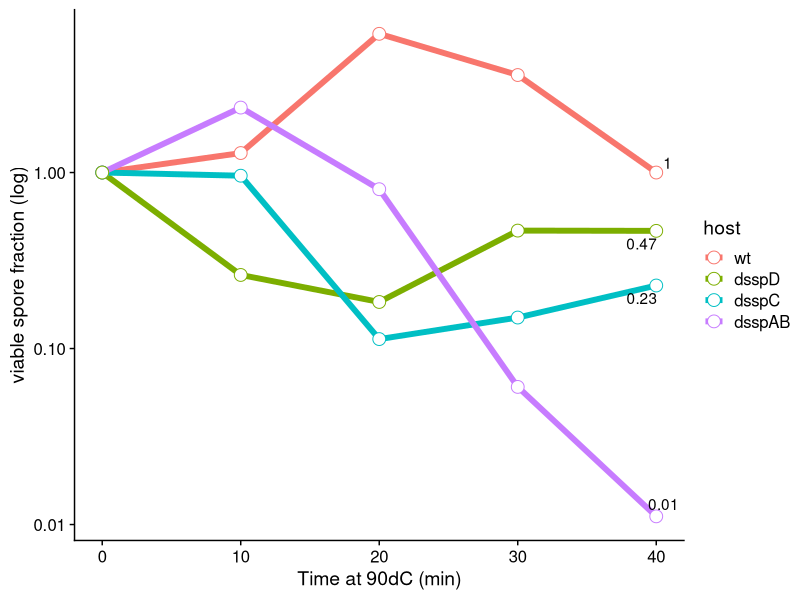
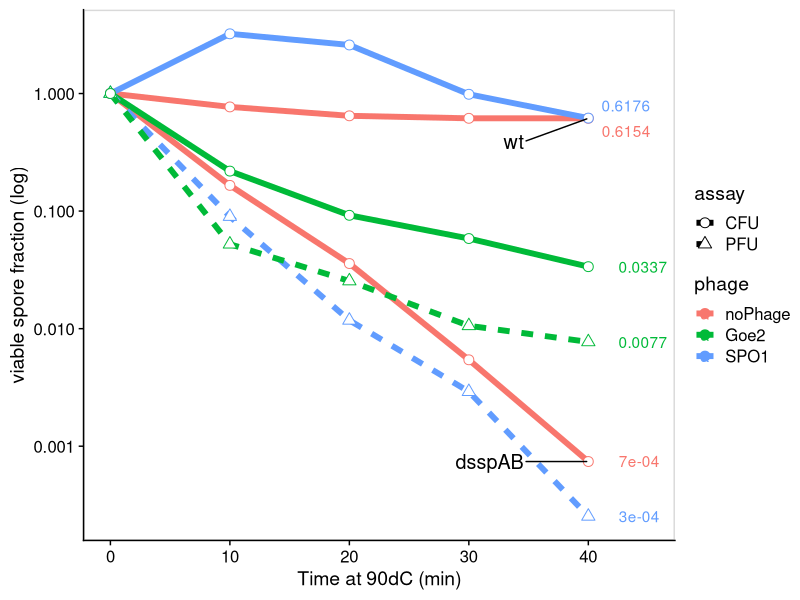
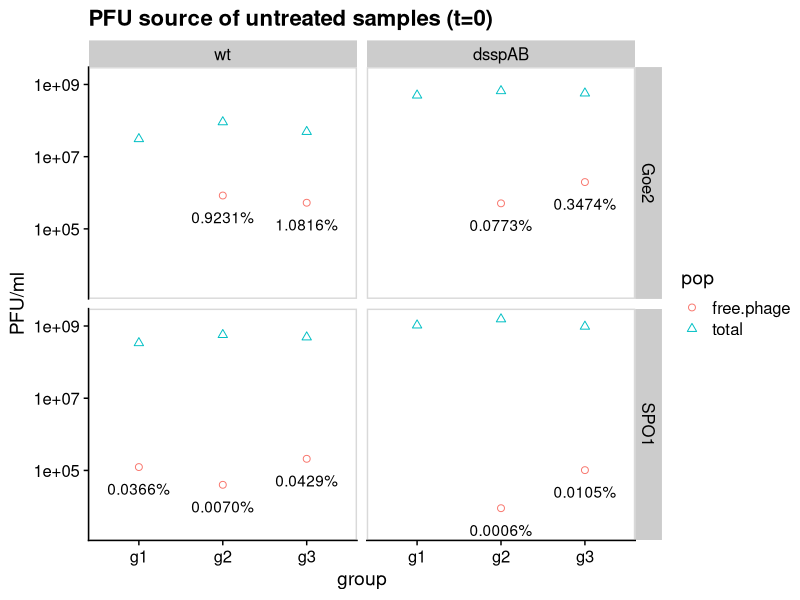
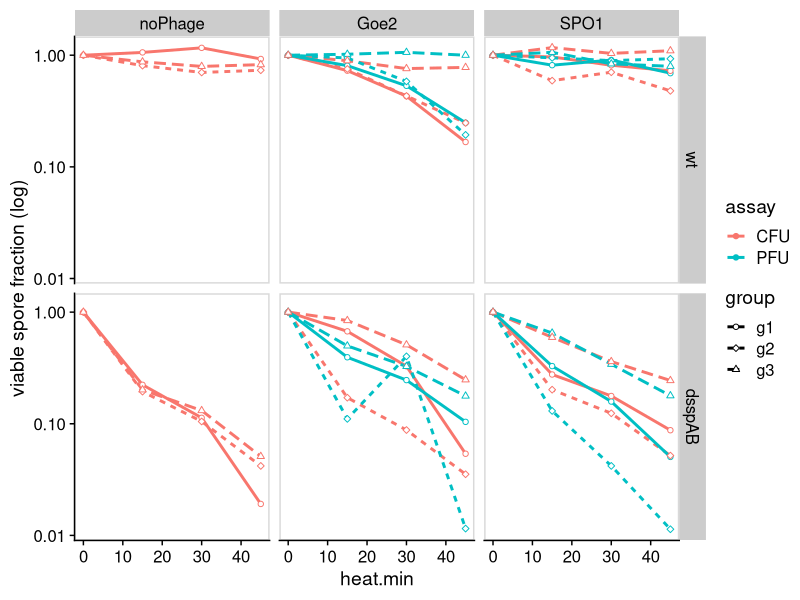
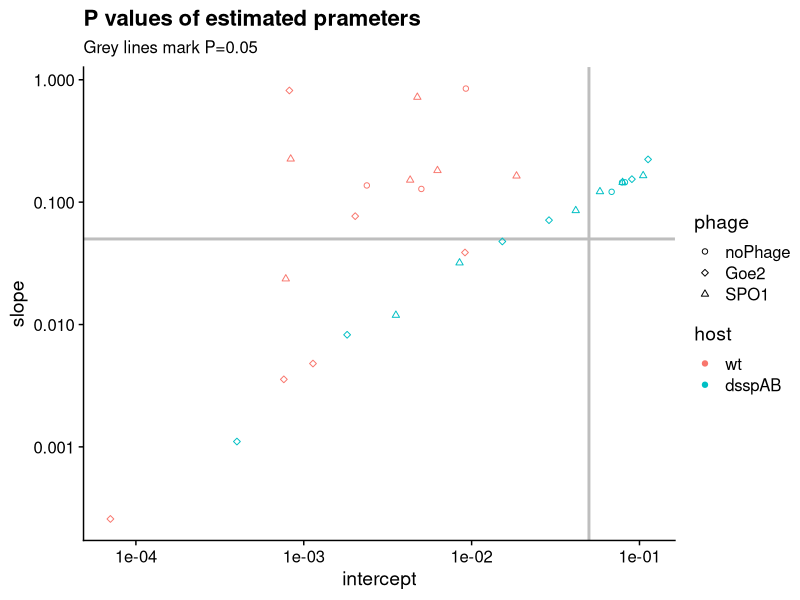
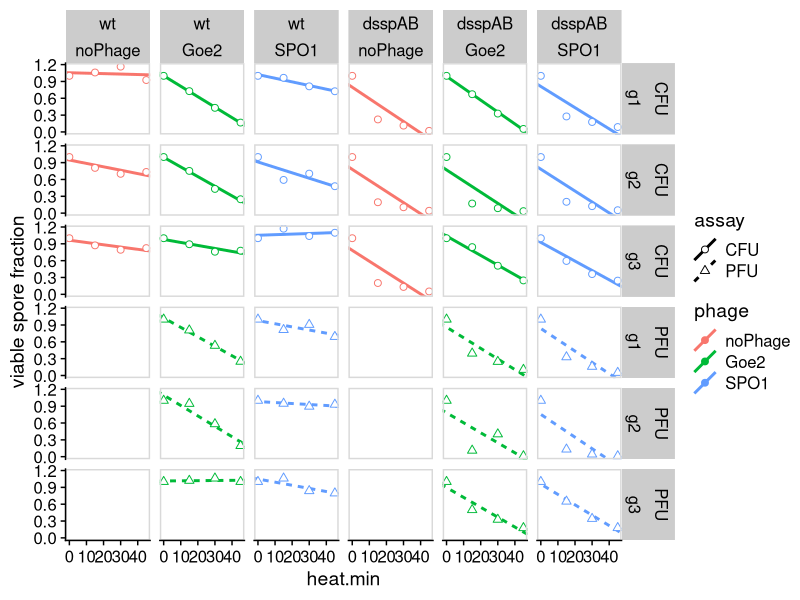
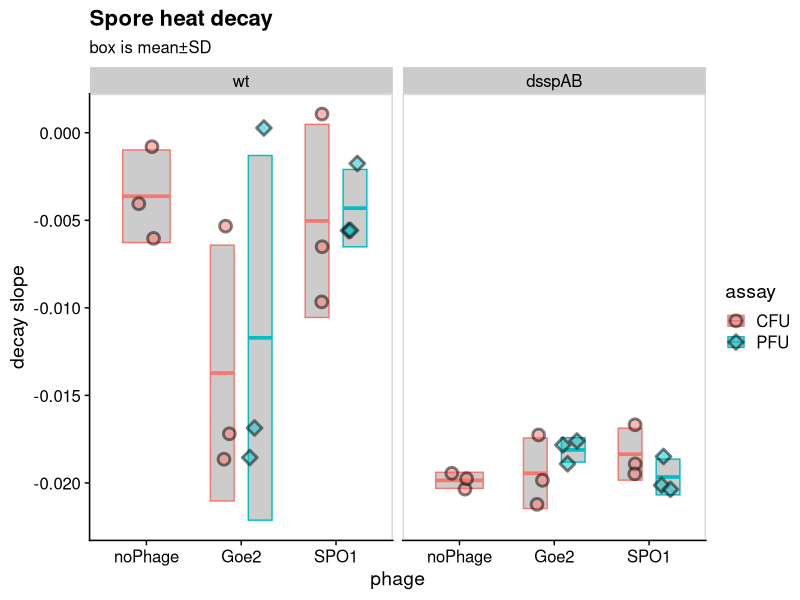
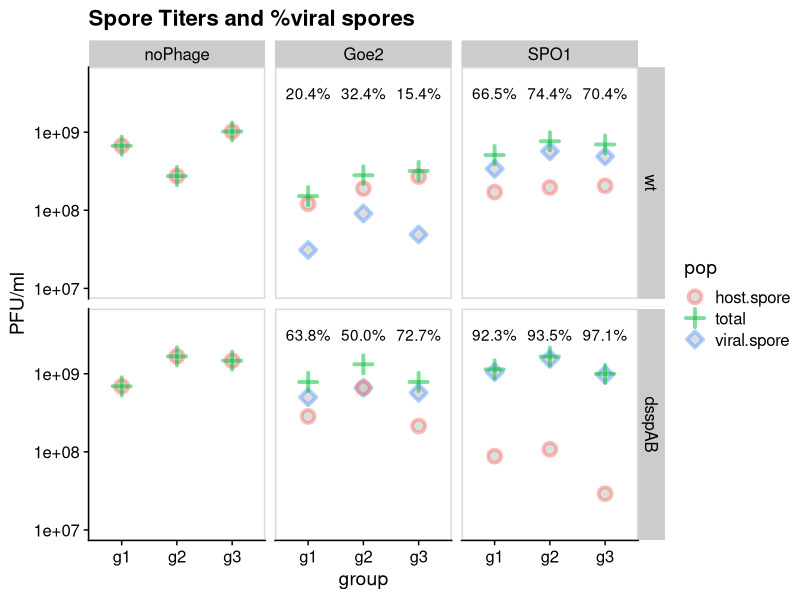

Reproduce these figures in R, in order.
## ---- chunk 1
library(tidyverse, quietly = T)
library(broom)
library(cowplot, quietly = T)
library(here)
library(ggrepel)
library(scales)
# set_here("../")

## ---- chunk 2
d <- read_csv(here("data","ssp_data.csv"))%>%
  mutate(group=str_replace(group, "group.","g"))
## ---- chunk 3
d%>%
  mutate(host=fct_rev(host))%>%
  filter(!filter)%>%
  filter(date==20200118)%>%
  #there are 4 rows with data marked as "TMC" (=Too Many to Count) 
  # these are coerced into NA
  mutate(counts=as.numeric(counts ))%>%
  mutate(no.ml = counts/(dilution*ml.plated))%>%
  # group_by(host)%>%
  mutate(perc = no.ml/no.ml[heat.min==0])%>%
  ggplot(aes(x=heat.min, y=perc))+
    # geom_smooth(aes(color=host),method = "lm", se=F, size=2)+
    geom_line(aes(color=host), size=2)+
    geom_point(aes(color=host),size=4, shape=21, fill="white")+
    geom_text_repel(data=.%>%filter(heat.min>35),aes(label=perc%>%round(digits = 2)))+
  scale_y_log10()+
  theme_cowplot()+
  ylab("viable spore fraction (log)")+
  xlab("Time at 90dC (min)")
## ---- chunk 4
d%>%
  mutate(phage=fct_relevel(phage,c("noPhage","Goe2", "SPO1")))%>%
  mutate(host=fct_rev(host))%>%
  filter(host=="wt"|host=="dsspAB")%>%
  filter(date!=20200118)%>%
  filter(!filter)%>%
  filter(group=="preliminary")%>%
  #there are 4 rows with data marked as "TMC" (=Too Many to Count) 
  # these are coerced into NA
  mutate(counts=as.numeric(counts ))%>%
  mutate(no.ml = counts/(dilution*ml.plated))%>%
  group_by(host,phage,assay, date)%>%
  mutate(perc = no.ml/no.ml[heat.min==0])%>%
  ggplot(aes(x=heat.min, y=perc))+
    geom_line(aes(group=interaction(date,assay, host),color=phage, linetype=assay), size=2)+
    geom_point(aes(group=interaction(date,assay, host),color=phage, shape=assay), size=3, fill="white")+
  scale_y_log10()+
  scale_shape_manual(values = c(21,24))+
      geom_text_repel(data=.%>%filter(heat.min>35),aes(x=heat.min+2,label=perc%>%round(digits = 4),color=phage), xlim = c(40, NA) )+
    geom_text_repel(data=.%>%filter(heat.min>35 & phage=="noPhage"),aes(label=host),size=5,xlim = c(NA,35), ylim = c(NA,log10(0.5)))+
  theme_cowplot()+
  panel_border()+
  ylab("viable spore fraction (log)")+
  xlab("Time at 90dC (min)")+
  xlim(0,45)
## ---- chunk 5
d%>%
  mutate(phage=fct_relevel(phage,c("noPhage","Goe2", "SPO1")))%>%
  mutate(host=fct_rev(host))%>%
  filter(host=="wt"|host=="dsspAB")%>%
  filter(group!="preliminary")%>%
  filter(heat.min==0)%>%
  filter(assay=="PFU")%>%
  #there are 4 rows with data marked as "TMC" (=Too Many to Count) 
  # these are coerced into NA
  mutate(counts=as.numeric(counts))%>%
  mutate(no.ml = counts/(dilution*ml.plated))%>%
  pivot_wider(id_cols = c("host","phage","group"), names_from="filter", values_from="no.ml")%>%
  rename(free.phage=`TRUE`, total=`FALSE`)%>%
    mutate(perc.free=percent(free.phage/total))%>%
  ggplot(aes(x=group))+
  geom_point(data = .%>%pivot_longer(c("total", "free.phage"),names_to="pop" , values_to="PFU.ml"), aes(y=PFU.ml, color=pop, shape=pop),size=2)+
  geom_text(aes(label=perc.free, y=free.phage/4))+
  scale_y_log10()+
  facet_grid(phage~host)+
  theme_cowplot()+
  scale_shape_manual(values = c(21,24))+
  panel_border()+
  ylab("PFU/ml")+
  ggtitle("PFU source of untreated samples (t=0)")
## ---- chunk 6
d%>%
  mutate(phage=fct_relevel(phage,c("noPhage","Goe2", "SPO1")))%>%
  mutate(host=fct_rev(host))%>%
  filter(host=="wt"|host=="dsspAB")%>%
  filter(!filter)%>%
  filter(group!="preliminary")%>%
  #there are 4 rows with data marked as "TMC" (=Too Many to Count) 
  # these are coerced into NA
  mutate(counts=as.numeric(counts ))%>%
  mutate(no.ml = counts/(dilution*ml.plated))%>%
  group_by(host,phage,assay, group)%>%
  mutate(perc = no.ml/no.ml[heat.min==0])%>%
  ggplot(aes(x=heat.min, y=perc))+
    geom_line(aes(color=assay, linetype=group),size=1)+
    geom_point(aes(color=assay, shape=group), size=1.5, fill="white")+
  scale_y_log10()+
  scale_shape_manual(values = c(21,23,24))+
    facet_grid(host~phage)+
  theme_cowplot()+
  panel_border()+
  ylab("viable spore fraction (log)")
## ---- chunk 7
d.lm <- 
d%>%
  mutate(phage=fct_relevel(phage,c("noPhage","Goe2", "SPO1")))%>%
  mutate(host=fct_rev(host))%>%
  filter(host=="wt"|host=="dsspAB")%>%
  filter(!filter)%>%
  filter(group!="preliminary")%>%
  #there are 4 rows with data marked as "TMC" (=Too Many to Count) 
  # these are coerced into NA
  mutate(counts=as.numeric(counts ))%>%
  mutate(no.ml = counts/(dilution*ml.plated))%>%
  group_by(host,phage,assay, group)%>%
  mutate(perc = no.ml/no.ml[heat.min==0]) %>%
   do(tidy(lm(perc~heat.min,.)))
  
  d.lm.estimates <- 
    d.lm%>%
    select(host,phage,assay,group,term,estimate)%>%
    pivot_wider(names_from = term, values_from = estimate)%>%
    rename(slope=heat.min, intercept=`(Intercept)`)
  
  
  d.slopes <- 
    filter(d.lm,term=="heat.min")
  
  d.lm
## ---- chunk 8
    d.lm%>%
  pivot_wider(id_cols = c(host, phage, assay, group),names_from=term, values_from=p.value)%>%
  rename(slope=heat.min, intercept=`(Intercept)` )%>%
    ggplot(aes(x=intercept, y=slope))+
    geom_hline(yintercept = 0.05, size=1, color="grey")+
  geom_vline(xintercept = 0.05, size=1, color="grey")+
      geom_point(aes(color=host, shape=phage))+
      # facet_wrap(~term, scales = "free_x")+
    scale_shape_manual(values = c(21,23,24))+
      theme_cowplot()+
  scale_y_log10()+
  scale_x_log10()+
  ggtitle("P values of estimated prameters","Grey lines mark P=0.05")
## ---- chunk 9
d%>%
  mutate(phage=fct_relevel(phage,c("noPhage","Goe2", "SPO1")))%>%
  mutate(host=fct_rev(host))%>%
  filter(host=="wt"|host=="dsspAB")%>%
  filter(!filter)%>%
  filter(group!="preliminary")%>%
  #there are 4 rows with data marked as "TMC" (=Too Many to Count) 
  # these are coerced into NA
  mutate(counts=as.numeric(counts ))%>%
  mutate(no.ml = counts/(dilution*ml.plated))%>%
  group_by(host,phage,assay, group)%>%
  mutate(perc = no.ml/no.ml[heat.min==0])%>%
  ggplot(aes(x=heat.min, y=perc))+
    geom_abline(data=d.lm.estimates,
                aes(slope=slope, intercept=intercept,
                    color=phage, linetype=assay),size=1)+
    geom_point(aes(color=phage, shape=assay), size=2, fill="white")+
  # scale_y_log10()+
  scale_shape_manual(values = c(21,24))+
    facet_grid(assay+group~host+phage)+
  theme_cowplot()+
  panel_border()+
  ylab("viable spore fraction")
## ---- chunk 10

sum.slopes <- 
d.slopes%>%
  group_by(host, phage,assay)%>%
  summarise(slope=mean(estimate), ymin=slope-sd(estimate), ymax=slope+sd(estimate))%>%
  rename(estimate=slope)

d.slopes%>%
  ggplot(aes(x=phage, y=estimate))+
  geom_crossbar(data=sum.slopes, aes(ymin=ymin, ymax=ymax, color=assay), fill="grey80", position = position_dodge(width=.8), width=.5)+
  geom_point(aes(fill=assay, shape=assay),size=3, alpha=0.5,stroke=1.5,
             position = position_jitterdodge(jitter.width = 0.2,
                                            jitter.height = 0))+
  scale_shape_manual(values = c(21,23))+
  theme_cowplot()+
  panel_border()+
  facet_wrap(~host,nrow = 1)+
  ylab("decay slope")+
  ggtitle("Spore heat decay","box is mean±SD")
  
## ---- chunk 11
  aov(estimate~host+phage+assay+group, d.slopes)%>%
  summary(.)
## ---- chunk 12
d%>%
  mutate(phage=fct_relevel(phage,c("noPhage","Goe2", "SPO1")))%>%
  mutate(host=fct_rev(host))%>%
  filter(host=="wt"|host=="dsspAB")%>%
  filter(group!="preliminary")%>%
  filter(!filter)%>%
  filter(heat.min==0)%>%
  #there are 4 rows with data marked as "TMC" (=Too Many to Count) 
  # these are coerced into NA
  mutate(counts=as.numeric(counts))%>%
  mutate(no.ml = counts/(dilution*ml.plated))%>%
  pivot_wider(id_cols = c("host","phage","group"), names_from="assay", values_from="no.ml")%>%
  rename(viral.spore=PFU, host.spore=CFU)%>%
  mutate(total=viral.spore+host.spore)%>%
    mutate(perc.viral=percent(viral.spore/total))%>%
  mutate(total=ifelse(is.na(total),host.spore,total ))%>%
  ggplot(aes(x=group))+
  geom_point(data = .%>%pivot_longer(c("viral.spore", "host.spore", "total"),names_to="pop" , values_to="no.ml"), aes(y=no.ml, color=pop, shape=pop),size=3, fill="grey",alpha=0.5, stroke=2)+
  geom_text(aes(label=perc.viral), y=9.5)+
  scale_y_log10(limits=c(1e7,5e9))+
  facet_grid(host~phage)+
  scale_shape_manual(values = c(21,3,23))+
  theme_cowplot()+
  panel_border()+
  ylab("PFU/ml")+
  ggtitle("Spore Titers and %viral spores")

## ---- chunk 13
d%>%
  mutate(phage=fct_relevel(phage,c("noPhage","Goe2", "SPO1")))%>%
  mutate(host=fct_rev(host))%>%
  filter(host=="wt"|host=="dsspAB")%>%
  filter(group!="preliminary")%>%
  filter(!filter)%>%
  filter(heat.min==0)%>%
  #there are 4 rows with data marked as "TMC" (=Too Many to Count) 
  # these are coerced into NA
  mutate(counts=as.numeric(counts))%>%
  mutate(no.ml = counts/(dilution*ml.plated))%>%
  pivot_wider(id_cols = c("host","phage","group"), names_from="assay", values_from="no.ml")%>%
  rename(viral.spore=PFU, host.spore=CFU)%>%
  mutate(total=viral.spore+host.spore)%>%
    mutate(perc.viral=percent(viral.spore/total))%>%
  mutate(total=ifelse(is.na(total),host.spore,total ))%>%
  ggplot(aes(x=group, y=total))+
  geom_point(aes(color=phage, shape=phage),size=3, fill="grey",alpha=0.5, stroke=2)+
  # geom_text(aes(label=perc.viral), y=9.5)+
  scale_y_log10(limits=c(1e8,3e9))+
  facet_grid(.~host)+
  scale_shape_manual(values = c(21,23,24))+
  theme_cowplot()+
  panel_border()+
  ylab("PFU/ml")+
  ggtitle("Total Spore Titers (CFU+PFU)")

## ---- chunk 14
d%>%
  mutate(phage=fct_relevel(phage,c("noPhage","Goe2", "SPO1")))%>%
  mutate(host=fct_rev(host))%>%
  filter(host=="wt"|host=="dsspAB")%>%
  filter(group!="preliminary")%>%
  filter(!filter)%>%
  filter(heat.min==0)%>%
  #there are 4 rows with data marked as "TMC" (=Too Many to Count) 
  # these are coerced into NA
  mutate(counts=as.numeric(counts))%>%
  mutate(no.ml = counts/(dilution*ml.plated))%>%
  pivot_wider(id_cols = c("host","phage","group"), names_from="assay", values_from="no.ml")%>%
  rename(viral.spore=PFU, host.spore=CFU)%>%
  mutate(total=viral.spore+host.spore)%>%
    mutate(perc.viral= viral.spore*100/total)%>%
  filter(phage!="noPhage")%>%
  ggplot(aes(x=host,y=perc.viral ))+
  geom_point(,size=3, fill="grey",alpha=0.5, stroke=2)+
  facet_grid(.~phage)+
  scale_shape_manual(values = c(21,3,23))+
  theme_cowplot()+
  panel_border()+
  ylab("Emtrapmet (% viral spores)")
